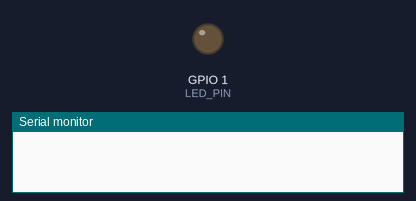
Recording of a sketch running on a simulated ESP32-S3. Parts: output pins drawn as LEDs (lit = HIGH), the last lines printed to the serial monitor. I2S audio is not simulated (input reads silence); storage starts empty.

Above: at 0.0 s.
At 37.5 s:
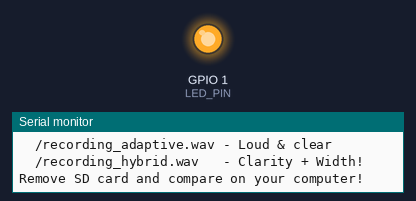
Timing chart, 0 to 39.0 s (numbered marks = the images above):
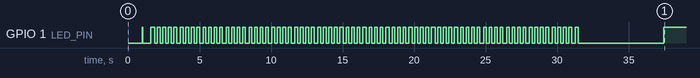

The sketch:

dual_mono_record.ino
```cpp
/*
 * INMP441 Dual Microphone to Mono Recording Test
 * ALL THREE ALGORITHMS - Compare Them All!
 *
 * Records 30 seconds of stereo audio ONCE, then creates THREE mono files
 * using different downmix algorithms so you can compare quality.
 *
 * Hardware Wiring:
 * ================
 * ESP32-S3-LCD-2          INMP441 #1 (LEFT)      INMP441 #2 (RIGHT)
 * ────────────────        ─────────────────      ──────────────────
 * 3.3V ───────────┬────── VDD                    VDD
 *                 │
 * GND ────────────┼────── GND ──────────┬─────── GND
 *                 │                     │
 * GPIO 2 (BCK) ───┼────── SCK ──────────┼─────── SCK
 * GPIO 4 (WS) ────┼────── WS ───────────┼─────── WS
 * GPIO 18 (DIN) ──┴────── SD ───────────┴─────── SD
 *                         │                      │
 *                         L/R → GND              L/R → 3.3V
 *                           (LEFT)                 (RIGHT)
 *
 * Downmixing Algorithms (ALL applied automatically):
 * ==================================================
 * 1. SIMPLE_AVERAGE:  Mono = (L + R) / 2
 *    → /recording_average.wav
 *
 * 2. ADAPTIVE_MIX:    Mono = weighted average based on signal strength
 *    → /recording_adaptive.wav
 *
 * 3. HYBRID_MIX:      Adaptive weighting with 30% minimum per channel
 *    → /recording_hybrid.wav
 *    Best of both: Adaptive's clarity + Average's width!
 *
 * Behavior:
 * =========
 * 1. Records 30 seconds of stereo to PSRAM (once!)
 * 2. Downmixes using SIMPLE_AVERAGE → saves recording_average.wav
 * 3. Downmixes using ADAPTIVE_MIX → saves recording_adaptive.wav
 * 4. Downmixes using HYBRID_MIX → saves recording_hybrid.wav
 * 5. LED on = success
 *
 * Output Files (all on SD card):
 * ==============================
 * /recording_average.wav   - Standard (L+R)/2 - Wide, full sound
 * /recording_adaptive.wav  - Intelligent weighted - Loud & clear
 * /recording_hybrid.wav    - Best of both - Clarity + Width!
 *
 * Each file: 16kHz, Mono, 16-bit, ~960 KB
 */

#include <driver/i2s.h>
#include "FS.h"
#include "SD.h"
#include "SPI.h"

// I2S Pin Configuration
#define I2S_BCK_PIN   2     // Bit Clock
#define I2S_WS_PIN    4     // Word Select
#define I2S_DIN_PIN   18    // Data In

// SD Card SPI Pin Configuration
#define SD_CS    41
#define SD_MOSI  38
#define SD_MISO  40
#define SD_SCK   39

// Recording Configuration
#define I2S_PORT        I2S_NUM_0
#define SAMPLE_RATE     16000
#define BITS_PER_SAMPLE 16
#define RECORD_DURATION 30
#define BUFFER_SIZE     2048

// Calculate sizes
const uint32_t STEREO_SAMPLES = SAMPLE_RATE * 2 * RECORD_DURATION;  // L+R interleaved
const uint32_t MONO_SAMPLES = SAMPLE_RATE * RECORD_DURATION;        // Mono only
const uint32_t MONO_DATA_SIZE = MONO_SAMPLES * (BITS_PER_SAMPLE / 8);

// LED for visual feedback
#define LED_PIN 1

// Buffers
int32_t i2s_buffer[BUFFER_SIZE];      // I2S read buffer (32-bit samples)
int16_t* stereo_buffer = nullptr;     // PSRAM: stereo recording (L,R,L,R,...)
int16_t* mono_buffer = nullptr;       // PSRAM: mono downmix result (reused for all 3 algos)

void setup() {
  Serial.begin(115200);
  delay(1000);

  pinMode(LED_PIN, OUTPUT);
  digitalWrite(LED_PIN, HIGH);

  Serial.println("\n========================================");
  Serial.println("INMP441 Dual Mic to Mono Recording");
  Serial.println("ALL THREE ALGORITHMS - Compare!");
  Serial.println("========================================\n");

  Serial.println("Will create 3 files:");
  Serial.println("  1. /recording_average.wav  - Standard (L+R)/2");
  Serial.println("  2. /recording_adaptive.wav - Intelligent (loud & clear)");
  Serial.println("  3. /recording_hybrid.wav   - Best of both!");
  Serial.println();

  // Check PSRAM
  Serial.printf("Total PSRAM: %u bytes\n", ESP.getPsramSize());
  Serial.printf("Free PSRAM: %u bytes\n", ESP.getFreePsram());

  // Allocate stereo buffer
  uint32_t stereo_bytes = STEREO_SAMPLES * sizeof(int16_t);
  Serial.printf("\nAllocating stereo buffer (%u bytes)... ", stereo_bytes);
  stereo_buffer = (int16_t*)ps_malloc(stereo_bytes);
  if (!stereo_buffer) {
    Serial.println("FAILED");
    error_blink();
  }
  Serial.println("OK");

  // Allocate mono buffer
  Serial.printf("Allocating mono buffer (%u bytes)... ", MONO_DATA_SIZE);
  mono_buffer = (int16_t*)ps_malloc(MONO_DATA_SIZE);
  if (!mono_buffer) {
    Serial.println("FAILED");
    error_blink();
  }
  Serial.println("OK");
  Serial.printf("Free PSRAM after allocation: %u bytes\n\n", ESP.getFreePsram());

  // Initialize I2S
  Serial.print("Initializing I2S... ");
  i2s_config_t i2s_config = {
    .mode = (i2s_mode_t)(I2S_MODE_MASTER | I2S_MODE_RX),
    .sample_rate = SAMPLE_RATE,
    .bits_per_sample = I2S_BITS_PER_SAMPLE_32BIT,
    .channel_format = I2S_CHANNEL_FMT_RIGHT_LEFT,  // Stereo
    .communication_format = I2S_COMM_FORMAT_STAND_I2S,
    .intr_alloc_flags = ESP_INTR_FLAG_LEVEL1,
    .dma_buf_count = 4,
    .dma_buf_len = 1024,
    .use_apll = false,
    .tx_desc_auto_clear = false,
    .fixed_mclk = 0
  };

  i2s_pin_config_t pin_config = {
    .bck_io_num = I2S_BCK_PIN,
    .ws_io_num = I2S_WS_PIN,
    .data_out_num = I2S_PIN_NO_CHANGE,
    .data_in_num = I2S_DIN_PIN
  };

  if (i2s_driver_install(I2S_PORT, &i2s_config, 0, NULL) != ESP_OK ||
      i2s_set_pin(I2S_PORT, &pin_config) != ESP_OK) {
    Serial.println("FAILED");
    error_blink();
  }
  Serial.println("OK");

  // Record stereo to PSRAM
  Serial.printf("\nRecording %d seconds (stereo)...\n\n", RECORD_DURATION);
  digitalWrite(LED_PIN, LOW);
  delay(500);

  if (!recordStereoToPSRAM()) {
    Serial.println("\nRecording FAILED!");
    error_blink();
  }

  Serial.println("\n========================================");
  Serial.println("Stereo recording complete!");
  Serial.println("========================================\n");

  // Initialize SD card
  Serial.print("Initializing SD card... ");
  SPI.begin(SD_SCK, SD_MISO, SD_MOSI, SD_CS);
  if (!SD.begin(SD_CS)) {
    Serial.println("FAILED");
    error_blink();
  }
  Serial.println("OK\n");

  // Create all three downmix versions
  Serial.println("Creating downmixed mono files...\n");

  // 1. SIMPLE_AVERAGE
  Serial.print("1/3: Applying SIMPLE_AVERAGE... ");
  downmixSimpleAverage();
  Serial.print("Writing /recording_average.wav... ");
  if (!writeMonoToSD("/recording_average.wav")) {
    Serial.println("FAILED");
    error_blink();
  }
  Serial.println("OK");

  // 2. ADAPTIVE_MIX
  Serial.print("2/3: Applying ADAPTIVE_MIX... ");
  downmixAdaptive();
  Serial.print("Writing /recording_adaptive.wav... ");
  if (!writeMonoToSD("/recording_adaptive.wav")) {
    Serial.println("FAILED");
    error_blink();
  }
  Serial.println("OK");

  // 3. HYBRID_MIX
  Serial.print("3/3: Applying HYBRID_MIX... ");
  downmixHybrid();
  Serial.print("Writing /recording_hybrid.wav... ");
  if (!writeMonoToSD("/recording_hybrid.wav")) {
    Serial.println("FAILED");
    error_blink();
  }
  Serial.println("OK\n");

  Serial.println("========================================");
  Serial.println("SUCCESS! All 3 files created!");
  Serial.println("========================================");
  Serial.println("\nFiles on SD card:");
  Serial.println("  /recording_average.wav  - Wide, full sound");
  Serial.println("  /recording_adaptive.wav - Loud & clear");
  Serial.println("  /recording_hybrid.wav   - Clarity + Width!");
  Serial.println("\nRemove SD card and compare on your computer!");

  digitalWrite(LED_PIN, HIGH);
}

void loop() {
  delay(1000);
}

bool recordStereoToPSRAM() {
  uint32_t samples_written = 0;
  uint32_t last_percent = 0;
  unsigned long start_time = millis();

  while (samples_written < STEREO_SAMPLES) {
    // Blink LED
    if ((millis() / 200) % 2 == 0) {
      digitalWrite(LED_PIN, HIGH);
    } else {
      digitalWrite(LED_PIN, LOW);
    }

    // Read I2S
    size_t bytes_read = 0;
    if (i2s_read(I2S_PORT, i2s_buffer, BUFFER_SIZE * sizeof(int32_t),
                 &bytes_read, portMAX_DELAY) != ESP_OK) {
      Serial.println("\nI2S read error");
      return false;
    }

    // Convert and store
    int samples_read = bytes_read / sizeof(int32_t);
    for (int i = 0; i < samples_read && samples_written < STEREO_SAMPLES; i++) {
      stereo_buffer[samples_written++] = (int16_t)(i2s_buffer[i] >> 16);
    }

    // Progress
    uint32_t percent = (samples_written * 100) / STEREO_SAMPLES;
    if (percent != last_percent && percent % 10 == 0) {
      Serial.printf("Progress: %u%% (%u / %u samples)\n",
                    percent, samples_written, STEREO_SAMPLES);
      last_percent = percent;
    }
  }

  Serial.printf("\nRecorded: %u samples in %lu ms\n", samples_written, millis() - start_time);
  return true;
}

void downmixSimpleAverage() {
  for (uint32_t i = 0; i < MONO_SAMPLES; i++) {
    int16_t left = stereo_buffer[i * 2];
    int16_t right = stereo_buffer[i * 2 + 1];

    // Standard (L + R) / 2
    mono_buffer[i] = ((int32_t)left + (int32_t)right) / 2;
  }
}

void downmixHybrid() {
  float left_energy = 0.0f;
  float right_energy = 0.0f;
  const float ENERGY_DECAY = 0.95f;
  const float MIN_WEIGHT = 0.30f;  // Minimum 30% per channel (max 70%)
  const float MAX_WEIGHT = 0.70f;

  for (uint32_t i = 0; i < MONO_SAMPLES; i++) {
    int16_t left = stereo_buffer[i * 2];
    int16_t right = stereo_buffer[i * 2 + 1];

    // Track energy of each channel
    left_energy = left_energy * ENERGY_DECAY + abs(left) * (1.0f - ENERGY_DECAY);
    right_energy = right_energy * ENERGY_DECAY + abs(right) * (1.0f - ENERGY_DECAY);

    // Calculate raw weights
    float total_energy = left_energy + right_energy;
    float left_weight = (total_energy > 0) ? (left_energy / total_energy) : 0.5f;

    // Constrain to 30%-70% range (this maintains "width" while keeping clarity)
    if (left_weight < MIN_WEIGHT) left_weight = MIN_WEIGHT;
    if (left_weight > MAX_WEIGHT) left_weight = MAX_WEIGHT;

    float right_weight = 1.0f - left_weight;

    // Weighted mix
    mono_buffer[i] = (int16_t)(left * left_weight + right * right_weight);
  }
}

void downmixAdaptive() {
  float left_energy = 0.0f;
  float right_energy = 0.0f;
  const float ENERGY_DECAY = 0.95f;

  for (uint32_t i = 0; i < MONO_SAMPLES; i++) {
    int16_t left = stereo_buffer[i * 2];
    int16_t right = stereo_buffer[i * 2 + 1];

    // Track energy of each channel
    left_energy = left_energy * ENERGY_DECAY + abs(left) * (1.0f - ENERGY_DECAY);
    right_energy = right_energy * ENERGY_DECAY + abs(right) * (1.0f - ENERGY_DECAY);

    // Calculate weights (favor channel with more energy)
    float total_energy = left_energy + right_energy;
    float left_weight = (total_energy > 0) ? (left_energy / total_energy) : 0.5f;
    float right_weight = 1.0f - left_weight;

    // Weighted mix
    mono_buffer[i] = (int16_t)(left * left_weight + right * right_weight);
  }
}

bool writeMonoToSD(const char* filename) {
  File file = SD.open(filename, FILE_WRITE);
  if (!file) return false;

  // Write WAV header (MONO)
  writeWavHeader(file, MONO_DATA_SIZE, 1);  // 1 channel = mono

  // Write mono buffer
  size_t written = file.write((uint8_t*)mono_buffer, MONO_DATA_SIZE);
  file.close();

  return (written == MONO_DATA_SIZE);
}

void writeWavHeader(File &file, uint32_t data_size, uint16_t channels) {
  // RIFF header
  file.write((uint8_t*)"RIFF", 4);
  uint32_t file_size = data_size + 36;
  writeLittleEndian(file, file_size, 4);
  file.write((uint8_t*)"WAVE", 4);

  // fmt chunk
  file.write((uint8_t*)"fmt ", 4);
  writeLittleEndian(file, 16, 4);                    // Chunk size
  writeLittleEndian(file, 1, 2);                     // PCM
  writeLittleEndian(file, channels, 2);              // Channels (1=mono, 2=stereo)
  writeLittleEndian(file, SAMPLE_RATE, 4);           // Sample rate
  writeLittleEndian(file, SAMPLE_RATE * channels * (BITS_PER_SAMPLE / 8), 4); // Byte rate
  writeLittleEndian(file, channels * (BITS_PER_SAMPLE / 8), 2); // Block align
  writeLittleEndian(file, BITS_PER_SAMPLE, 2);       // Bits per sample

  // data chunk
  file.write((uint8_t*)"data", 4);
  writeLittleEndian(file, data_size, 4);
}

void writeLittleEndian(File &file, uint32_t value, int bytes) {
  for (int i = 0; i < bytes; i++) {
    file.write((uint8_t)(value & 0xFF));
    value >>= 8;
  }
}

void error_blink() {
  while(1) {
    digitalWrite(LED_PIN, !digitalRead(LED_PIN));
    delay(200);
  }
}
```
